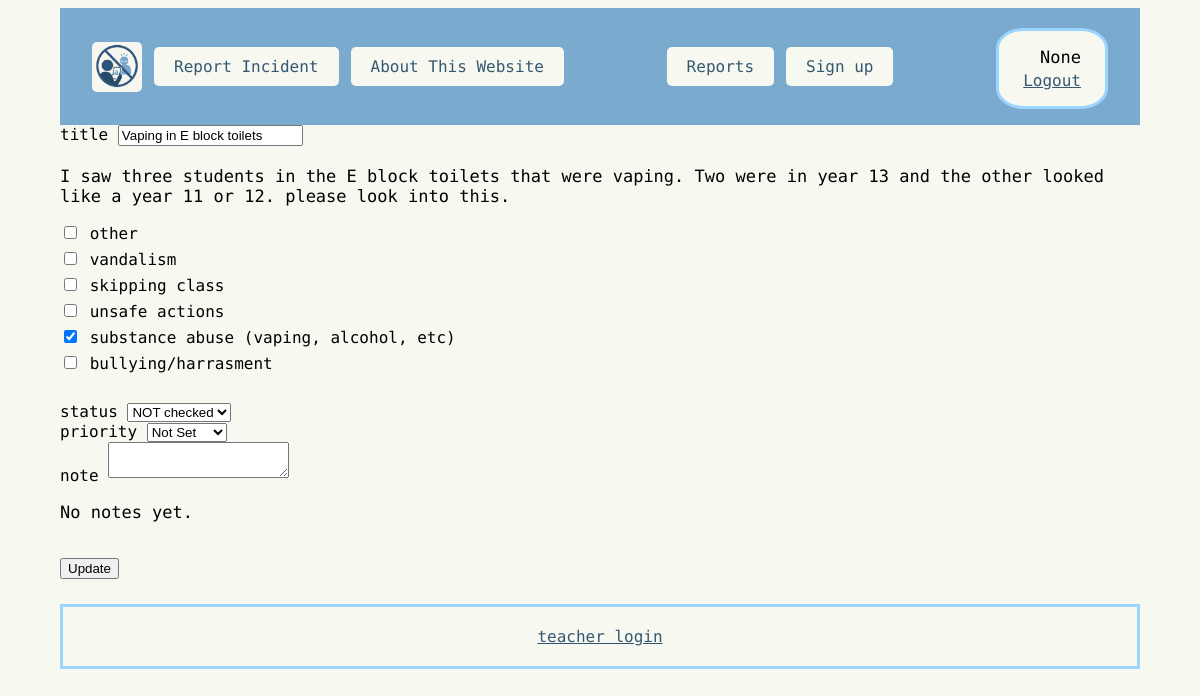
Page /edit/19 (signed in) on the earlier database version.
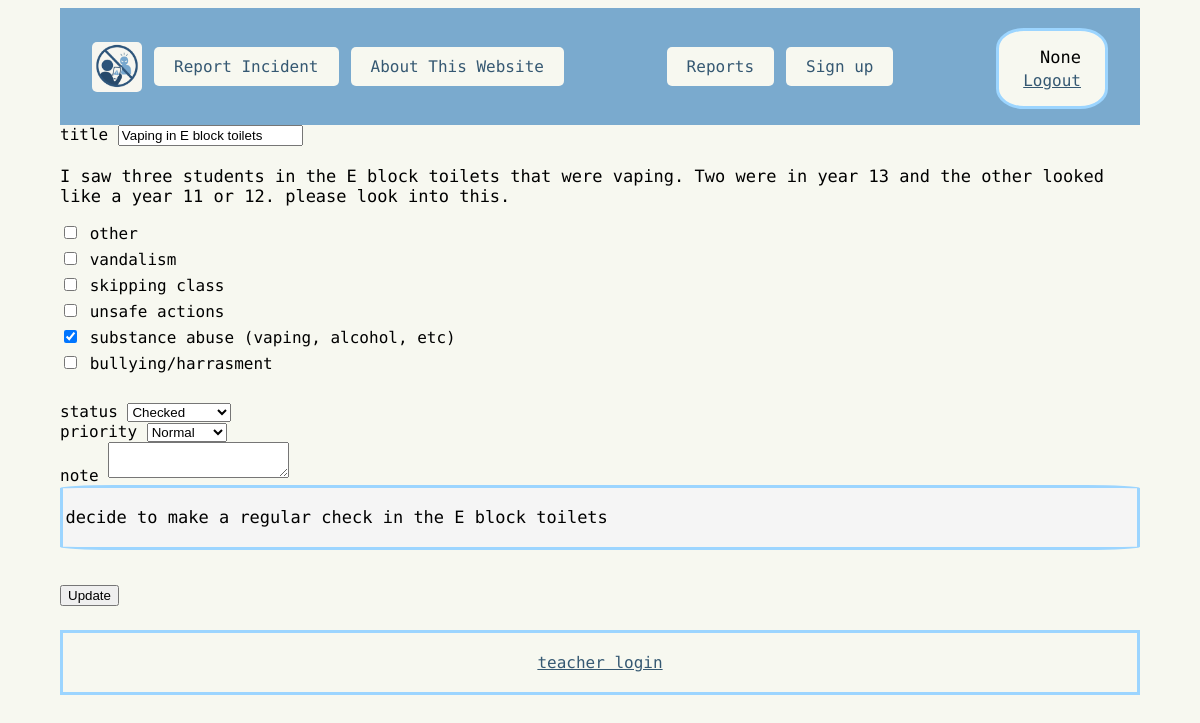
Same page on the later database version.
### routes.py (models this page shows)
class Type(db.Model):
    __tablename__ = "Type"
    type_id = db.Column(db.Integer, primary_key=True)
    type = db.Column(db.String, nullable=False)

class Notes(db.Model):
    __tablename__ = "Notes"
    note_id = db.Column(db.Integer, primary_key=True)
    note = db.Column(db.String, nullable=False)
    report_id = db.Column(
        db.Integer, db.ForeignKey("Reports.report_id"), nullable=False
    )
    report = db.relationship("Reports", backref="notes")
    user_id = db.Column(
        db.Integer, db.ForeignKey("User.user_id"), nullable=False
    )
    user = db.relationship("User", backref="notes")

### routes.py (the view, shortened to what this page needs)
@app.route("/edit/<int:report_id>", methods=["GET", "POST"])
@login_required
def edit(report_id):
    form = EditForm()
    report_to_update = Reports.query.get_or_404(report_id)
    form.type.choices = [(str(rt.type_id), rt.type) for rt in Type.query.all()]
    form.status.choices = [(str(s.status_id), s.status) for s in Status.query.all()]
    form.priority.choices = [(str(p.priority_id), p.priority) for p in Priority.query.all()]
    if request.method == "GET":
        form.title.data = report_to_update.report_title
        form.note.data = ""
        form.status.data = str(report_to_update.status_id)
        form.priority.data = str(report_to_update.priority_id)
        form.type.data = [str(t.type_id) for t in report_to_update.types]
    return render_template(
        "edit_report.html", form=form, report_to_update=report_to_update
    )

### routes.py
class EditForm(FlaskForm):
    title = StringField("title")
    status = SelectField("status", choices=[])
    type = MultiCheckboxField("type", choices=[])
    priority = SelectField("priority", choices=[])
    note = TextAreaField("note", validators=[])
    update = SubmitField("Update")

### routes.py (called while the page is built)
@login_manager.user_loader
def load_user(user_id):
    return User.query.get(user_id)

### templates/edit_report.html (shortened to what this page needs)
{%extends "layout.html"%}
{%block content%}
<form method="POST">
    {{ form.title.label(class_="form-label") }}
    {{ form.title(class_="form-control") }}
    <p>
        {{report_to_update.report_detail}}
    </p>
    <ul>
        {% for subfield in form.type %}
            <li>{{ subfield() }} {{ subfield.label }}</li>
        {% endfor %}
    </ul>
    <br>
    {{ form.status.label(class_="form-label") }}
    {{ form.status(class_="form-control") }}
    <br>
    {{ form.priority.label(class_="form-label") }}
    {{ form.priority(class_="form-control") }}
    <br>
    {{ form.note.label(class_="form-label") }}
    {{ form.note(class_="form-control") }}
    <br>
    {% if report_to_update.notes %}
            {% for note in report_to_update.notes|reverse %}
            <div class="notes">
                <p>{{ note.note }}</p>
            </div>
            {% endfor %}
    {% else %}
        <p>No notes yet.</p>
    {% endif %}
    <br>
    {{ form.update(class_="btn btn-primary") }}
</form>
{% endblock%}

Differences in the rows shown:
added Notes: note "decide to make a regular check in the E block toilets"
Other differences:
form field status: "NOT checked" → "Checked"
form field priority: "Not Set" → "Normal"
text no longer shown: "No notes yet."
